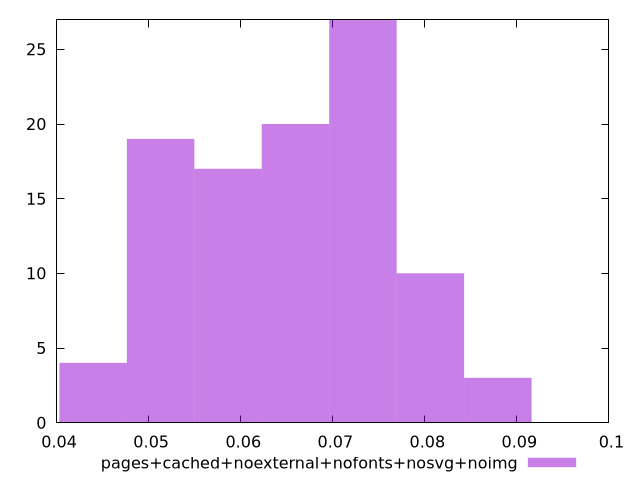

Here is the gnuplot script that generated this plot:
$_pagesCachedNoexternalNofontsNosvgNoimg <<EOF
0.07328010628046147 27
0.06595209565241533 20
0.051296074396323034 19
0.05862408502436918 17
0.08060811690850762 10
0.08793612753655378 3
0.04396806376827689 4
EOF
set key outside below
set terminal pngcairo
set output "report_00004_2020-11-02T20-21-41.718Z/network-rtt/pages+cached+noexternal+nofonts+nosvg+noimg//raw_hist.png"
set yrange [0:27]
set boxwidth 0.0073280106280461475
set style fill transparent solid 0.5 noborder
plot $_pagesCachedNoexternalNofontsNosvgNoimg title "pages+cached+noexternal+nofonts+nosvg+noimg" with boxes ,
